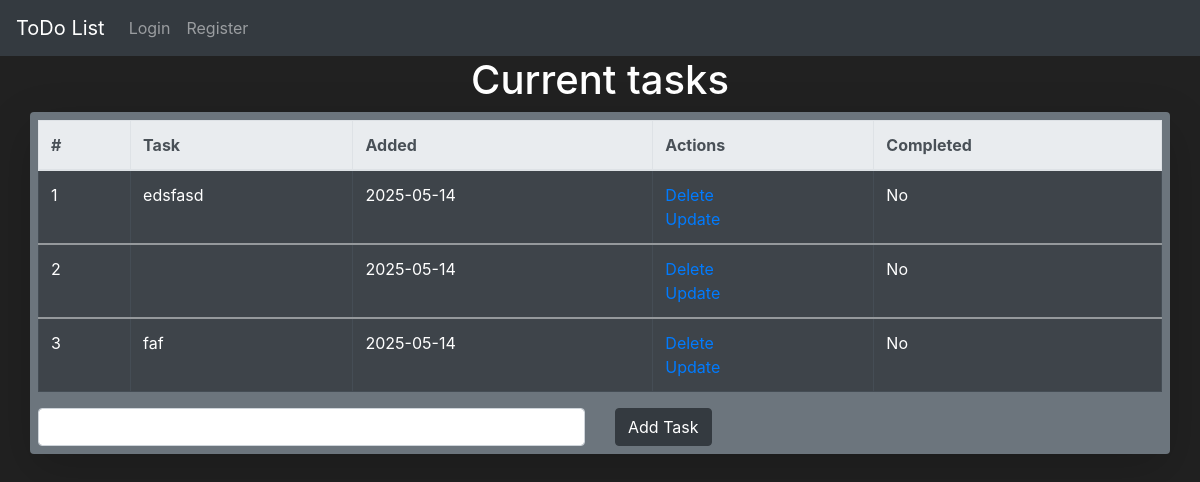
Before: / with the older database file.
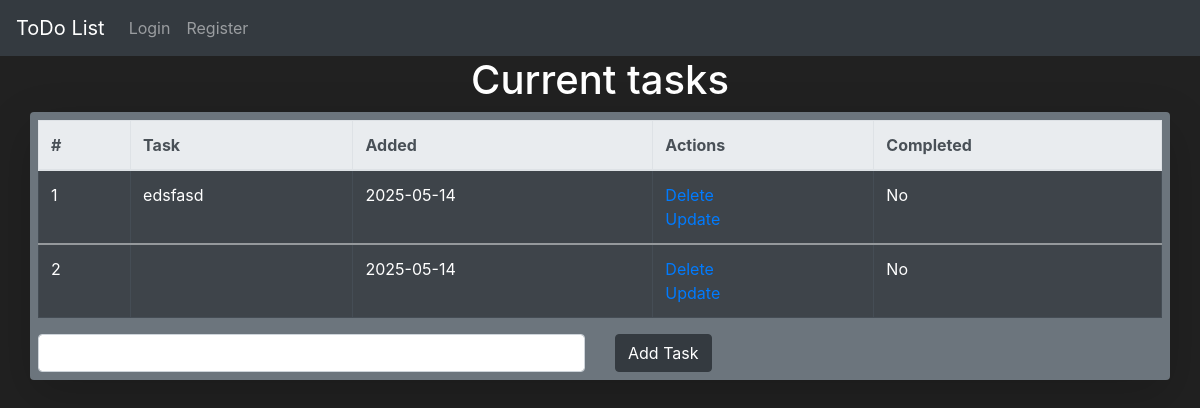
After: the same page with the newer database file.
### taskmanager/models.py (models this page shows, shortened)
class TOdo(db.Model):
    task_id = db.Column(db.Integer, primary_key=True)
    content =db.Column(db.String(200), nullable=False)
    date_created = db.Column(db.DateTime, default = datetime.now())
    completed = db.Column(db.Boolean, default = False)

### taskmanager/routes.py (the view)
@app.route('/home', methods=['POST', 'GET'])
@app.route('/', methods=['POST', 'GET'])
def home_page():
    if request.method == 'POST':
        task_content = request.form['content']
        new_task = TOdo(content=task_content)
        try:
            db.session.add(new_task)
            db.session.commit()
            return redirect('/home')
        except:
            return 'An issue occured'
    else:
        tasks = TOdo.query.order_by(TOdo.date_created).all()
        return render_template('home.html', tasks=tasks)

### taskmanager/templates/home.html (shortened to what this page needs)
{% extends  'base.html' %}
{% block body %}
    <nav class="navbar navbar-expand-lg navbar-dark bg-dark">
      <a class="navbar-brand" href="/home">ToDo List</a>
      <div class="collapse navbar-collapse" id="navbarTogglerDemo03">
        <ul class="navbar-nav mr-auto mt-2 mt-lg-0">
          <li class="nav-item">
            <a class="nav-link" href="/login">Login</a>
          </li>
          <li class="nav-item">
            <a class="nav-link" href="/register">Register</a>
          </li>
        </ul>
      </div>
    </nav>
    <div class="container-fluid">
      <h1 style="text-align: center">Current tasks</h1>
    </div>
    <div>
      <div class="container shadow-lg p-2 mb-1 bg-secondary rounded">
      {% if tasks|length < 1 %}
        <div class="container-fluid">
          <h1 style="text-align: center">There is no tasks added. Try add some!</h1>
        </div>
      {% else %}
        <table class="table table-striped table-dark table-bordered table-hover">
          <thead class="thead-light">
            <tr class="">
              <th scope="col" >#</th>
              <th scope="col">Task</th>
              <th scope="col">Added</th>
              <th scope="col">Actions</th>
              <th scope="col">Completed</th>
            </tr>
          </thead>
          {% for task in tasks %}
            <tbody>
              <tr>
                <td scope="row">{{ task.task_id }}</td>
                <td>{{ task.content }}</td>
                <td>{{task.date_created.date()}}</td>
                <td>
                  <a href="/delete/{{task.task_id}}">Delete</a>
                  <br>
                  <a href="/update/{{task.task_id}}" >Update</a>
                </td>
                {% if task.completed%}
                  <td>Yes</td>
                {% else %}
                  <td>No</td>
                {% endif %}
              </tr>
            </tbody>
          {% endfor %}
        </table>
      {% endif %}
        <form action="/home" method="post">
          <div class="row">
            <div class="col">
              <input class="form-control" type="text" name="content" id="content">
            </div>
            <div class="col">
              <input type="submit" class="btn btn-dark" value="Add Task">
            </div>
          </div>
        </form>
      </div>
    </div>
{% endblock %}

Changed rows visible on the page:
removed TOdo: task_id "3", content "faf", date_created "2025-05-14", completed "No"
